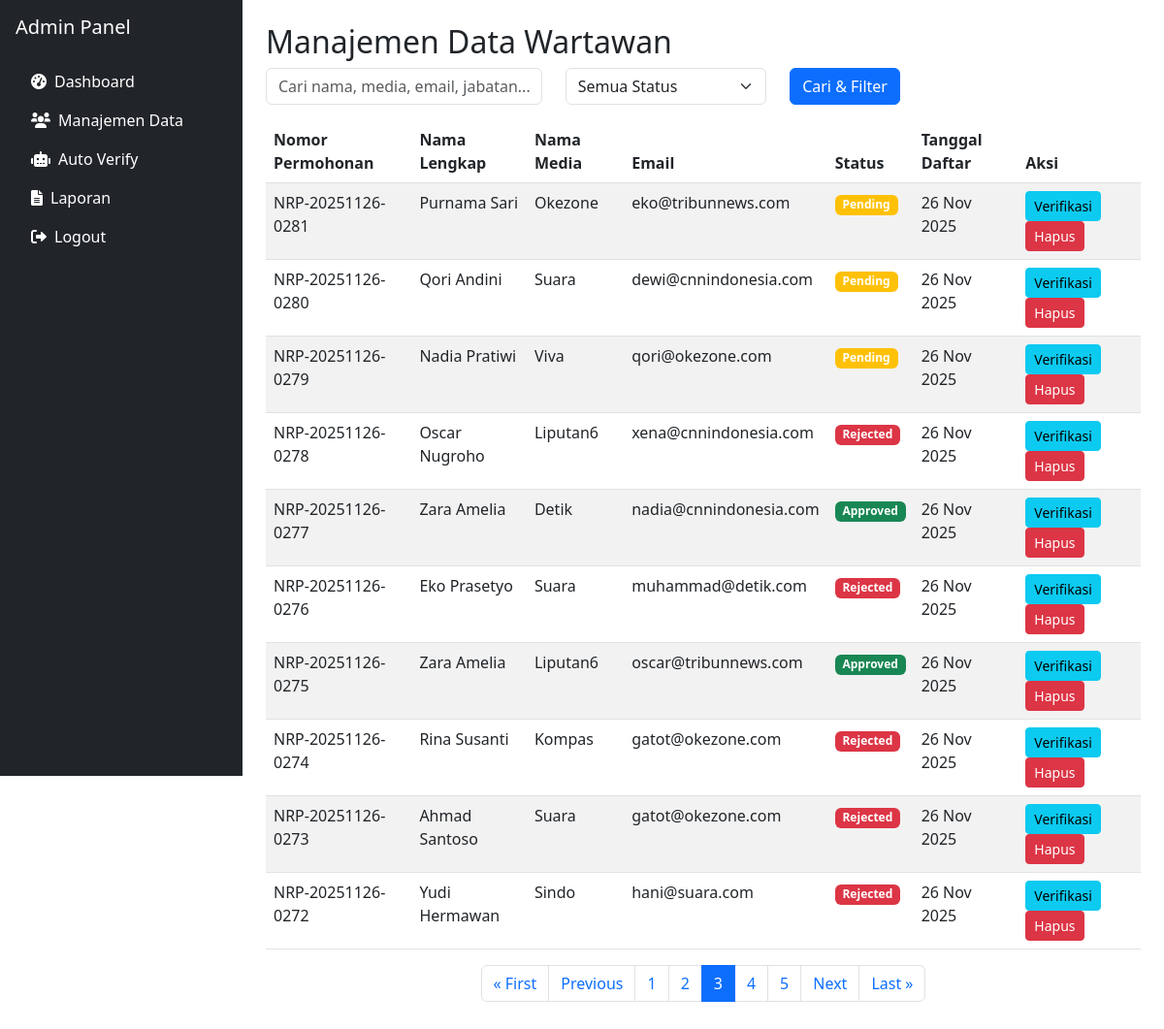
Page /admin-panel/manage/?page=3 (signed in) on the committed database.
### pendaftaran/models.py (models this page shows, shortened)
class Wartawan(models.Model):
    STATUS_CHOICES = [
        ('pending', 'Pending'),
        ('approved', 'Approved'),
        ('rejected', 'Rejected'),
    ]
    nama_lengkap = models.CharField(max_length=255)
    nama_media = models.CharField(max_length=255)
    jabatan = models.CharField(max_length=255)
    email = models.EmailField()
    no_hp = models.CharField(
        max_length=15,
        validators=[RegexValidator(r'^\d{10,15}$', 'Nomor HP harus 10-15 digit.')]
    )
    alamat = models.TextField()
    nrp = models.CharField(max_length=20, unique=True, blank=True)
    status = models.CharField(max_length=10, choices=STATUS_CHOICES, default='pending')
    tanggal_daftar = models.DateTimeField(auto_now_add=True)
    surat_kerja_sama = models.FileField(upload_to='uploads/', blank=True, null=True)
    company_profile = models.FileField(upload_to='uploads/', blank=True, null=True)
    susunan_redaksi = models.FileField(upload_to='uploads/', blank=True, null=True)
    foto_kantor_redaksi = models.FileField(upload_to='uploads/', blank=True, null=True)
    surat_tugas = models.FileField(upload_to='uploads/', blank=True, null=True)
    surat_keputusan = models.FileField(upload_to='uploads/', blank=True, null=True)
    bukti_penerimaan_surat = models.FileField(upload_to='uploads/', blank=True, null=True)
    sppl = models.FileField(upload_to='uploads/', blank=True, null=True)
    surat_keterangan_fiskal = models.FileField(upload_to='uploads/', blank=True, null=True)
    ktp = models.FileField(upload_to='uploads/', blank=True, null=True)
    kartu_pers = models.FileField(upload_to='uploads/', blank=True, null=True)
    sertifikat_kompetensi = models.FileField(upload_to='uploads/', blank=True, null=True)
    surat_pernyataan = models.FileField(upload_to='uploads/', blank=True, null=True)

### admin_panel/views.py (the view, shortened to what this page needs)
# urls.py: path('manage/', views.manage, name='manage'),
@login_required
@user_passes_test(staff_required)
def manage(request):
    status_filter = request.GET.get('status', '')
    search_query = request.GET.get('search', '')
    wartawans = Wartawan.objects.all().order_by('-tanggal_daftar')
    if status_filter:
        wartawans = wartawans.filter(status=status_filter)
    paginator = Paginator(wartawans, 10)  # Show 10 wartawans per page
    page_number = request.GET.get('page')
    page_obj = paginator.get_page(page_number)
    context = {
        'page_obj': page_obj,
        'status_filter': status_filter,
        'search_query': search_query,
    }
    return render(request, 'admin_panel/manage.html', context)

### admin_panel/views.py (called while the page is built)
def staff_required(user):
    return user.is_staff

### templates/admin_panel/manage.html (shortened to what this page needs)
{% extends 'admin_panel/base.html' %}
{% block content %}
<div class="p-4">
    <h2>Manajemen Data Wartawan</h2>
    <form method="get" class="mb-3">
        <div class="row">
            <div class="col-md-4">
                <input type="text" name="search" class="form-control" placeholder="Cari nama, media, email, jabatan..." value="{{ search_query }}">
            </div>
            <div class="col-md-3">
                <select name="status" class="form-select">
                    <option value="">Semua Status</option>
                </select>
            </div>
            <div class="col-md-2">
                <button type="submit" class="btn btn-primary">Cari & Filter</button>
            </div>
        </div>
    </form>
    <div class="table-responsive">
        <table class="table table-striped">
            <thead>
                <tr>
                    <th>Nomor Permohonan</th>
                    <th>Nama Lengkap</th>
                    <th>Nama Media</th>
                    <th>Email</th>
                    <th>Status</th>
                    <th>Tanggal Daftar</th>
                    <th>Aksi</th>
                </tr>
            </thead>
            <tbody>
                {% for wartawan in page_obj %}
                    <tr>
                        <td>{{ wartawan.nrp }}</td>
                        <td>{{ wartawan.nama_lengkap }}</td>
                        <td>{{ wartawan.nama_media }}</td>
                        <td>{{ wartawan.email }}</td>
                        <td>
                            <span class="badge bg-{% if wartawan.status == 'pending' %}warning{% elif wartawan.status == 'approved' %}success{% else %}danger{% endif %}">
                                {{ wartawan.get_status_display }}
                            </span>
                        </td>
                        <td>{{ wartawan.tanggal_daftar|date:"d M Y" }}</td>
                        <td>
                            <a href="{% url 'admin_panel:verify' wartawan.pk %}" class="btn btn-sm btn-info">Verifikasi</a>
                            <a href="{% url 'admin_panel:delete_wartawan' wartawan.pk %}" class="btn btn-sm btn-danger" onclick="return confirm('Apakah Anda yakin ingin menghapus data ini?')">Hapus</a>
                        </td>
                    </tr>
                {% empty %}
                    <tr>
                        <td colspan="7" class="text-center">Tidak ada data wartawan.</td>
                    </tr>
                {% endfor %}
            </tbody>
        </table>
    </div>
    <nav aria-label="Page navigation">
        <ul class="pagination justify-content-center">
            {% if page_obj.has_previous %}
                <li class="page-item">
                    <a class="page-link" href="?page=1{% if status_filter %}&status={{ status_filter }}{% endif %}">&laquo; First</a>
                </li>
                <li class="page-item">
                    <a class="page-link" href="?page={{ page_obj.previous_page_number }}{% if status_filter %}&status={{ status_filter }}{% endif %}">Previous</a>
                </li>
            {% endif %}
            {% for num in page_obj.paginator.page_range %}
                {% if page_obj.number == num %}
                    <li class="page-item active">
                        <span class="page-link">{{ num }}</span>
                    </li>
                {% elif num > page_obj.number|add:'-3' and num < page_obj.number|add:'3' %}
                    <li class="page-item">
                        <a class="page-link" href="?page={{ num }}{% if status_filter %}&status={{ status_filter }}{% endif %}">{{ num }}</a>
                    </li>
                {% endif %}
            {% endfor %}
            {% if page_obj.has_next %}
                <li class="page-item">
                    <a class="page-link" href="?page={{ page_obj.next_page_number }}{% if status_filter %}&status={{ status_filter }}{% endif %}">Next</a>
                </li>
                <li class="page-item">
                    <a class="page-link" href="?page={{ page_obj.paginator.num_pages }}{% if status_filter %}&status={{ status_filter }}{% endif %}">Last &raquo;</a>
                </li>
            {% endif %}
        </ul>
    </nav>
</div>
{% endblock %}

### rows in the picture
Wartawan: nrp "NRP-20251126-0281", nama_lengkap "Purnama Sari", nama_media "Okezone", email "eko@tribunnews.com", status "Pending", tanggal_daftar "26 Nov 2025"
Wartawan: nrp "NRP-20251126-0280", nama_lengkap "Qori Andini", nama_media "Suara", email "dewi@cnnindonesia.com", status "Pending", tanggal_daftar "26 Nov 2025"
Wartawan: nrp "NRP-20251126-0279", nama_lengkap "Nadia Pratiwi", nama_media "Viva", email "qori@okezone.com", status "Pending", tanggal_daftar "26 Nov 2025"
Wartawan: nrp "NRP-20251126-0278", nama_lengkap "Oscar Nugroho", nama_media "Liputan6", email "xena@cnnindonesia.com", status "Rejected", tanggal_daftar "26 Nov 2025"
Wartawan: nrp "NRP-20251126-0277", nama_lengkap "Zara Amelia", nama_media "Detik", email "nadia@cnnindonesia.com", status "Approved", tanggal_daftar "26 Nov 2025"
Wartawan: nrp "NRP-20251126-0276", nama_lengkap "Eko Prasetyo", nama_media "Suara", email "muhammad@detik.com", status "Rejected", tanggal_daftar "26 Nov 2025"
Wartawan: nrp "NRP-20251126-0275", nama_lengkap "Zara Amelia", nama_media "Liputan6", email "oscar@tribunnews.com", status "Approved", tanggal_daftar "26 Nov 2025"
Wartawan: nrp "NRP-20251126-0274", nama_lengkap "Rina Susanti", nama_media "Kompas", email "gatot@okezone.com", status "Rejected", tanggal_daftar "26 Nov 2025"
Wartawan: nrp "NRP-20251126-0273", nama_lengkap "Ahmad Santoso", nama_media "Suara", email "gatot@okezone.com", status "Rejected", tanggal_daftar "26 Nov 2025"
Wartawan: nrp "NRP-20251126-0272", nama_lengkap "Yudi Hermawan", nama_media "Sindo", email "hani@suara.com", status "Rejected", tanggal_daftar "26 Nov 2025"

### other values in the picture
{{ num }} "1" "2" "4" "5"
{{ num }} "3"
